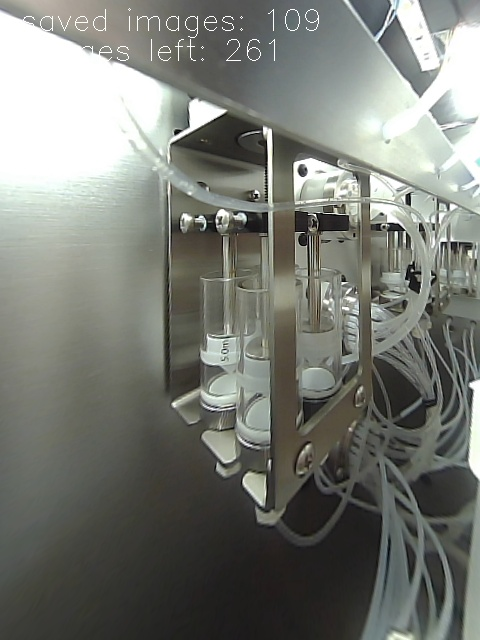
#> input picture computer_vision/datasets/Pump/test/images/left_full_109_jpg.rf.5OXxZtZatdurikKfYvSK.jpg, 480 x 640 px; its folder holds only this picture in this run
$ python -i enhance.py   (imports and definitions only)
#> lines starting #> are read from the running program, lines starting #| are printed output that depends on the picture
### main.py
"""
main.py — FastAPI backend for RAG Document Q&A Chatbot
Replaces Streamlit with a proper API + HTML/CSS/JS frontend.
"""

import os
import re
import json
import shutil
import unicodedata
from pathlib import Path
from typing import AsyncGenerator

from fastapi import FastAPI, UploadFile, File, HTTPException, Request
from fastapi.staticfiles import StaticFiles
from fastapi.responses import HTMLResponse, StreamingResponse
from fastapi.middleware.cors import CORSMiddleware
from pydantic import BaseModel
from dotenv import load_dotenv

load_dotenv()

# ── Railway‑friendly configuration – overrides for file system paths ──
BASE_DATA_DIR = Path(os.getenv("DATA_DIR", "./tmp")).resolve()
BASE_DATA_DIR.mkdir(parents=True, exist_ok=True)

UPLOAD_DIR   = BASE_DATA_DIR / "uploads"
RESULTS_DIR  = BASE_DATA_DIR / "results"
TMP_DIR      = BASE_DATA_DIR / "tmp"

for _d in (UPLOAD_DIR, RESULTS_DIR, TMP_DIR):
    _d.mkdir(parents=True, exist_ok=True)
#> further down, picture is the input picture: shape (640, 480, 3); mean B, G, R 116.7, 123.1, 120.5

from llama_index.core import Settings
from llama_index.llms.groq import Groq
from llama_index.embeddings.huggingface import HuggingFaceEmbedding
from pinecone_store import build_index, load_index, get_chunk_count, clear_index
from computer_vision.api.detect import router as detect_router

# Constants
UPLOADED_SOURCE_TYPE = "uploaded_document"

# ── Config ─────────────────────────────────────────────────────────────────────
GROQ_API_KEY        = os.getenv("GROQ_API_KEY")
MODEL_NAME          = "llama-3.3-70b-versatile"
TOP_K               = 25
CHUNK_SIZE          = 512
CHUNK_OVERLAP       = 50
MAX_FILE_SIZE       = 20 * 1024 * 1024
ALLOWED_TYPES       = {"pdf", "txt", "md", "docx", "csv", "xlsx", "json", "pptx"}
MIN_SCORE           = 0.20
MAX_CHUNKS_PER_FILE = 5
MAX_CHUNK_CHARS     = 6000
MAX_HISTORY_CHARS   = 600
MAX_NON_LATIN       = 0.25
MAX_PROMPT_CHARS    = 11000

# ── App ────────────────────────────────────────────────────────────────────────
app = FastAPI(title="RAG Chatbot")

app.add_middleware(
    CORSMiddleware,
    allow_origins=["*"],
    allow_methods=["*"],
    allow_headers=["*"],
)

# ── Static files (app.js, style.css) ──────────────────────────────────────────
# NOTE: Frontend is served separately (e.g., via Vercel). No static mounting.

# ── Static files (annotated images) ───────────────────────────────────────────
# Serve annotated images from computer_vision/results at /results
app.mount("/results", StaticFiles(directory=str(RESULTS_DIR)), name="results")

# ── In-memory state (replaces Streamlit session state) ─────────────────────────
state = {
    "retriever":     None,
    "indexed_files": [],
    "chat_history":  [],
    "chunk_count":   0,
}

# ── Init LlamaIndex settings (once) ───────────────────────────────────────────
# [10 lines left out: function init_settings, not called in this run]

# ── Load existing index on startup ─────────────────────────────────────────────
@app.on_event("startup")
async def startup():
    init_settings()
    index = load_index()
    if index:
        state["retriever"]   = index.as_retriever(similarity_top_k=TOP_K)
        state["chunk_count"] = get_chunk_count()

# ── Text helpers ───────────────────────────────────────────────────────────────
# [157 lines left out: functions sanitise_text, strip_markers, format_sources, _file_keywords, is_cross_document_query, retrieve_cross_document and 1 more, not called in this run]

# ── Routes ─────────────────────────────────────────────────────────────────────

@app.get("/config")
async def get_config(request: Request):
    host = request.headers.get("host") or request.url.netloc
    # Assuming the service is accessed via HTTPS in production
    base_url = f"https://{host}"
    return {
        "CLERK_PUBLISHABLE_KEY": os.getenv("CLERK_PUBLISHABLE_KEY", ""),
        "API_BASE_URL": base_url
    }

@app.get("/status")
async def status():
    return {
        "indexed_files": state["indexed_files"],
        "chunk_count":   state["chunk_count"],
        "ready":         state["retriever"] is not None,
    }

@app.post("/upload")
async def upload(files: list[UploadFile] = File(...)):
    os.makedirs(TMP_DIR, exist_ok=True)
    saved = []
    errors = []
    for f in files:
        ext = Path(f.filename).suffix.lower().lstrip(".")
        if ext not in ALLOWED_TYPES:
            errors.append(f"{f.filename}: unsupported type")
            continue
        content = await f.read()
        if len(content) > MAX_FILE_SIZE:
            errors.append(f"{f.filename}: exceeds 20MB limit")
            continue
        dest = os.path.join(TMP_DIR, f.filename)
        with open(dest, "wb") as out:
            out.write(content)
        saved.append(f.filename)
    return {"saved": saved, "errors": errors}

@app.post("/build")
async def build():
    init_settings()
    try:
        index = build_index()
        state["retriever"]    = index.as_retriever(similarity_top_k=TOP_K)
        state["chunk_count"]  = get_chunk_count()
        # Track indexed files
        state["indexed_files"] = [
            f for f in os.listdir(TMP_DIR)
            if os.path.isfile(os.path.join(TMP_DIR, f))
        ]
        state["chat_history"] = []
        return {
            "success": True,
            "chunk_count": state["chunk_count"],
            "indexed_files": state["indexed_files"],
        }
    except ValueError as e:
        raise HTTPException(status_code=400, detail=str(e))
    except Exception as e:
        raise HTTPException(status_code=500, detail=str(e))

@app.post("/clear")
async def clear():
    clear_index()
    state["retriever"]     = None
    state["indexed_files"] = []
    state["chat_history"]  = []
    state["chunk_count"]   = 0
    # Clear tmp dir
    if os.path.exists(TMP_DIR):
        shutil.rmtree(TMP_DIR)
    return {"success": True}

class ChatRequest(BaseModel):
    message: str

@app.post("/chat")
async def chat(req: ChatRequest):
    if state["retriever"] is None:
        raise HTTPException(status_code=400, detail="No index loaded. Upload and build first.")

    async def generate() -> AsyncGenerator[str, None]:
        user_input = req.message
        history    = state["chat_history"]

        # Add user message to history
        state["chat_history"].append({"role": "user", "content": user_input})

        # Query rewriting
        standalone = build_standalone_query(user_input, history)

        # Retrieval — use per-file sub-queries for cross-document questions
        try:
            if is_cross_document_query(standalone, state["indexed_files"]):
                all_nodes = retrieve_cross_document(standalone)
            else:
                all_nodes = state["retriever"].retrieve(standalone)
        except Exception as e:
            yield f"data: {json.dumps({'type': 'error', 'content': str(e)})}\n\n"
            return

        # Score filter
        scored = [n for n in all_nodes if n.score is not None and n.score >= MIN_SCORE]
        source_nodes = []
        for n in scored:
            raw   = n.node.get_content()
            clean = sanitise_text(strip_markers(raw))
            if clean:
                n.node.set_content(clean)
                source_nodes.append(n)

        # Fallback
        if not source_nodes:
            fallback = max(0.10, MIN_SCORE - 0.05)
            for n in all_nodes:
                if n.score is not None and n.score >= fallback:
                    raw   = n.node.get_content()
                    clean = sanitise_text(strip_markers(raw))
                    if clean:
                        n.node.set_content(clean)
                        source_nodes.append(n)

        if not source_nodes:
            msg = "I couldn't find sufficiently relevant information in the uploaded documents."
            state["chat_history"].append({"role": "assistant", "content": msg})
            yield f"data: {json.dumps({'type': 'text', 'content': msg})}\n\n"
            yield f"data: {json.dumps({'type': 'done', 'sources': []})}\n\n"
            return

        # Build context — deduplicate near-identical chunks
        context_parts     = []
        total_chars       = 0
        file_chunk_count  = {}
        seen_fingerprints = set()

        for n in source_nodes:
            meta    = n.node.metadata or {}
            fname   = meta.get("file_name") or meta.get("filename") or "doc"
            page    = meta.get("page_label") or meta.get("page_number") or ""
            loc     = f"{fname}, p.{page}" if page else fname
            content = n.node.get_content()
            part    = f"[Source — {loc}]\n{content}"

            # Skip chunks whose first 120 chars match a chunk already included
            fp = content.strip()[:60]
            if fp in seen_fingerprints:
                continue
            seen_fingerprints.add(fp)

            if fname not in file_chunk_count:
                file_chunk_count[fname] = 0
            if file_chunk_count[fname] >= MAX_CHUNKS_PER_FILE:
                continue
            if total_chars + len(part) > MAX_CHUNK_CHARS:
                break
            context_parts.append(part)
            total_chars += len(part)
            file_chunk_count[fname] += 1

        if not context_parts:
            msg = "Found documents but couldn't fit content in context. Ask a more specific question."
            state["chat_history"].append({"role": "assistant", "content": msg})
            yield f"data: {json.dumps({'type': 'text', 'content': msg})}\n\n"
            yield f"data: {json.dumps({'type': 'done', 'sources': []})}\n\n"
            return

        # Deduplicate sentences across chunks before sending to LLM
        seen_sentences = set()
        deduped_parts = []
        for part in context_parts:
            lines = part.split('\n')
            header = lines[0]  # Keep the [Source — ...] header
            deduped_lines = [header]
            for line in lines[1:]:
                stripped = line.strip()
                if len(stripped) < 20 or stripped not in seen_sentences:
                    deduped_lines.append(line)
                    if len(stripped) >= 20:
                        seen_sentences.add(stripped)
            deduped_parts.append('\n'.join(deduped_lines))
        context = "\n\n".join(deduped_parts)
        print("=== CONTEXT SENT TO LLM ===")
        print(context[:2000])
        print("=== END CONTEXT ===")

        # History
        recent_user  = [m for m in history if m["role"] == "user"][-2:]
        history_text = ""
        if recent_user:
            raw_h        = "Recent questions:\n" + "\n".join(f"- {m['content']}" for m in recent_user) + "\n\n"
            history_text = raw_h[:MAX_HISTORY_CHARS]

        system_prompt = (
            "You are a document assistant. "
            "Answer ONLY using the text in the Sources provided below. "
            "Do NOT use general knowledge or outside information. "
            "Do NOT repeat yourself — state each point ONCE only. "
            "Write a single unified answer even if the same information appears in multiple sources. "
            "If the answer is not present, say exactly: "
            "'This information is not found in the uploaded documents.' "
            "Never speculate."
        )

        full_prompt = (
            f"{system_prompt}\n\n"
            f"{history_text}"
            f"Sources:\n{context}\n\n"
            f"Question: {user_input}\n\nAnswer:"
        )

        if len(full_prompt) > MAX_PROMPT_CHARS:
            overflow    = len(full_prompt) - MAX_PROMPT_CHARS
            context     = context[: max(200, len(context) - overflow)]
            full_prompt = (
                f"{system_prompt}\n\n"
                f"{history_text}"
                f"Sources:\n{context}\n\n"
                f"Question: {user_input}\n\nAnswer:"
            )

        # Stream response
        answer_text = ""
        try:
            for token in Settings.llm.stream_complete(full_prompt):
                chunk = getattr(token, "delta", None)
                if not chunk:
                    continue
                if not chunk or not isinstance(chunk, str):
                    continue
                answer_text += chunk
                yield f"data: {json.dumps({'type': 'text', 'content': chunk})}\n\n"
        except Exception as e:
            err = str(e)
            yield f"data: {json.dumps({'type': 'error', 'content': err})}\n\n"

        # Sources
        NOT_FOUND = "not found in the uploaded documents"
        sources   = []
        if answer_text and NOT_FOUND not in answer_text:
            sources = format_sources(source_nodes)

        state["chat_history"].append({"role": "assistant", "content": answer_text})
        if len(state["chat_history"]) > 40:
            state["chat_history"] = state["chat_history"][-40:]

        yield f"data: {json.dumps({'type': 'done', 'sources': sources})}\n\n"

    return StreamingResponse(generate(), media_type="text/event-stream")

@app.get("/history")
async def history():
    return {"history": state["chat_history"]}

@app.post("/clear-history")
async def clear_history():
    state["chat_history"] = []
    return {"success": True}


# Include computer vision router
app.include_router(
    detect_router,
    prefix="",
    tags=["Computer Vision"],
)

### computer_vision/preprocessing/enhance.py
"""
ForgeMind AI - Contrast Enhancement Module

This module provides various contrast enhancement techniques for preprocessing images.
"""

import cv2
import numpy as np
from typing import Literal, Tuple, Optional

from ..utils import logger


def enhance_contrast(
    image: np.ndarray,
    method: Literal["clahe", "histogram_equalization", "gamma", "linear"] = "clahe",
    clip_limit: float = 2.0,
    tile_grid_size: Tuple[int, int] = (8, 8),
    gamma: float = 1.0,
    alpha: float = 1.0,
    beta: int = 0,
) -> np.ndarray:
    """
    Enhance the contrast of an image.

    Args:
        image: Input image (grayscale or color).
        method: Enhancement method to use.
        clip_limit: Threshold for contrast limiting in CLAHE.
        tile_grid_size: Size of grid for histogram equalization in CLAHE.
        gamma: Gamma correction value.
        alpha: Contrast control (1.0 means no change) for linear contrast.
        beta: Brightness control (0 means no change) for linear contrast.

    Returns:
        Contrast-enhanced image.
    """
#> called with method = 'clahe', clip_limit = 2, tile_grid_size = (8, 8), gamma = 1, alpha = 1, beta = 0
    if image is None or image.size == 0:
        logger.warning("Empty image provided to enhance_contrast.")
        return image

    # Convert to grayscale if color and method expects grayscale? Actually, some methods work on color.
    # We'll handle each method appropriately.

    if method == "clahe":
        # CLAHE works on grayscale images.
        if len(image.shape) == 3:
            gray = cv2.cvtColor(image, cv2.COLOR_BGR2GRAY)
        else:
            gray = image
        clahe = cv2.createCLAHE(clipLimit=clip_limit, tileGridSize=tile_grid_size)
        enhanced = clahe.apply(gray)
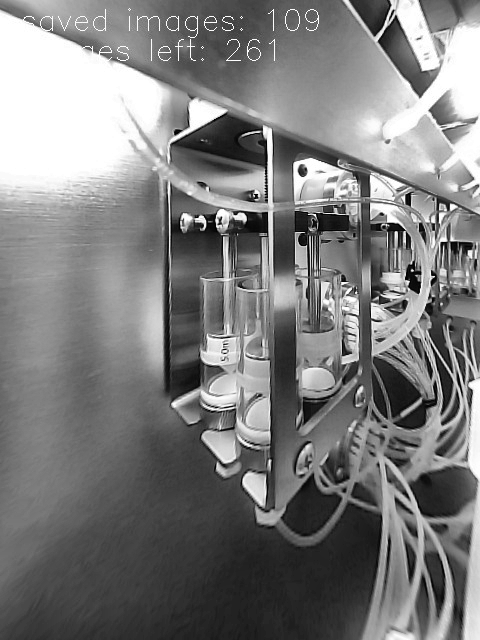
#> enhanced: shape (640, 480); min 0, max 255, mean 125.2
        if len(image.shape) == 3:
            # Convert back to BGR
            enhanced = cv2.cvtColor(enhanced, cv2.COLOR_GRAY2BGR)
#> enhanced: shape (640, 480, 3)
        return enhanced
    elif method == "histogram_equalization":
        if len(image.shape) == 3:
            # Convert to YCrCb and equalize the Y channel
            ycrcb = cv2.cvtColor(image, cv2.COLOR_BGR2YCrCb)
            ycrcb[:, :, 0] = cv2.equalizeHist(ycrcb[:, :, 0])
            enhanced = cv2.cvtColor(ycrcb, cv2.COLOR_YCrCb2BGR)
        else:
            enhanced = cv2.equalizeHist(image)
        return enhanced
    elif method == "gamma":
        # Gamma correction
        inv_gamma = 1.0 / gamma
        table = np.array([((i / 255.0) ** inv_gamma) * 255 for i in np.arange(0, 256)]).astype("uint8")
        return cv2.LUT(image, table)
    elif method == "linear":
        # Linear contrast adjustment
        return cv2.convertScaleAbs(image, alpha=alpha, beta=beta)
    else:
        raise ValueError(f"Unsupported enhancement method: {method}")


def enhance_contrast_default(image: np.ndarray) -> np.ndarray:
    """
    Default contrast enhancement using CLAHE.
    """
    return enhance_contrast(image, method="clahe")

>>> import cv2
>>> picture = cv2.imread('../datasets/Pump/test/images/left_full_109_jpg.rf.5OXxZtZatdurikKfYvSK.jpg')
>>> result = enhance_contrast(picture)

$ run again, on computer_vision/datasets/Pump/test/images/left_full_12_jpg.rf.mytyoepg2IHXro9qYxB8.jpg
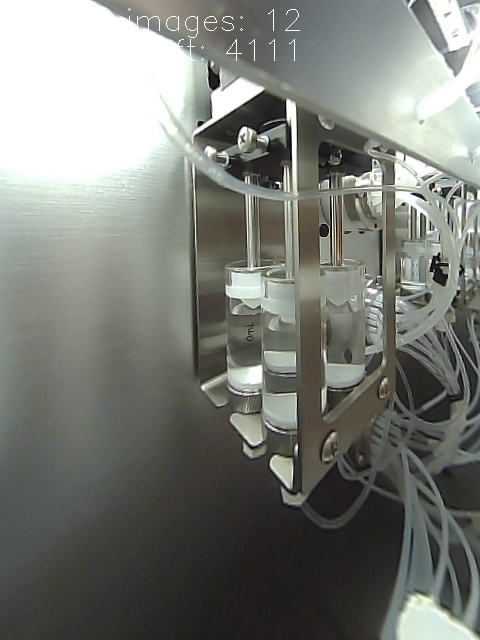
#> input picture computer_vision/datasets/Pump/test/images/left_full_12_jpg.rf.mytyoepg2IHXro9qYxB8.jpg, 480 x 640 px
#> picture is the input picture: shape (640, 480, 3); mean B, G, R 118.6, 124.3, 121.8
#> in enhance_contrast, `enhanced = clahe.apply(gray)`:
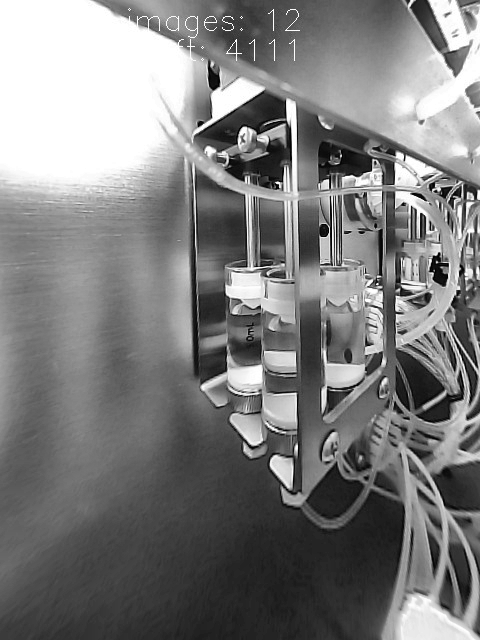
#> enhanced: shape (640, 480); min 0, max 255, mean 125.5

$ run again, on computer_vision/datasets/Pump/test/images/left_full_21_jpg.rf.d2kaIAgePRr6MfHoZ4Zw.jpg
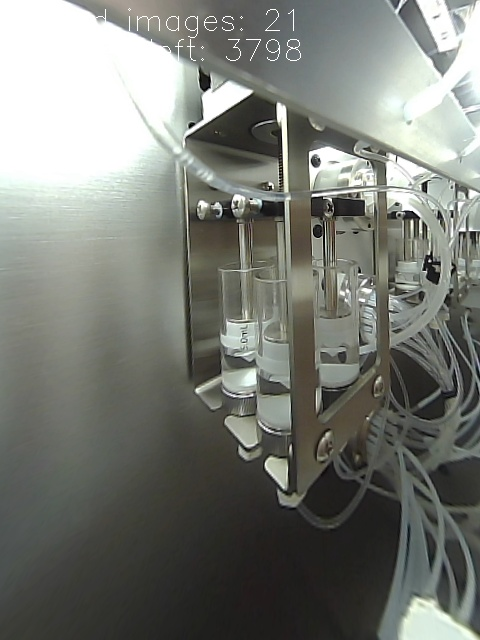
#> input picture computer_vision/datasets/Pump/test/images/left_full_21_jpg.rf.d2kaIAgePRr6MfHoZ4Zw.jpg, 480 x 640 px
#> picture is the input picture: shape (640, 480, 3); mean B, G, R 117.1, 123.4, 120.7
#> in enhance_contrast, `enhanced = clahe.apply(gray)`:
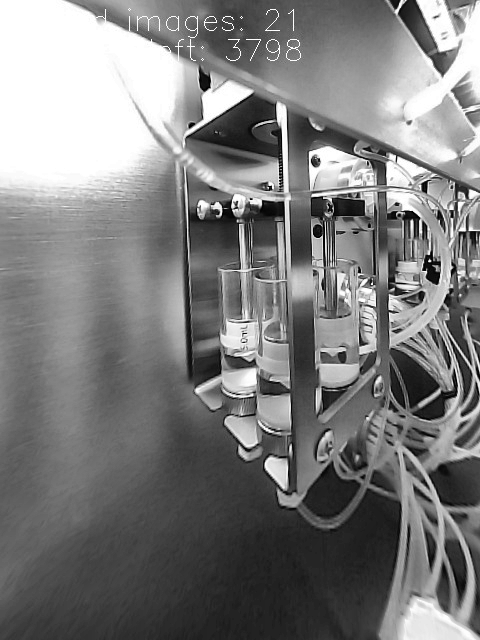
#> enhanced: shape (640, 480); min 0, max 255, mean 125.1
